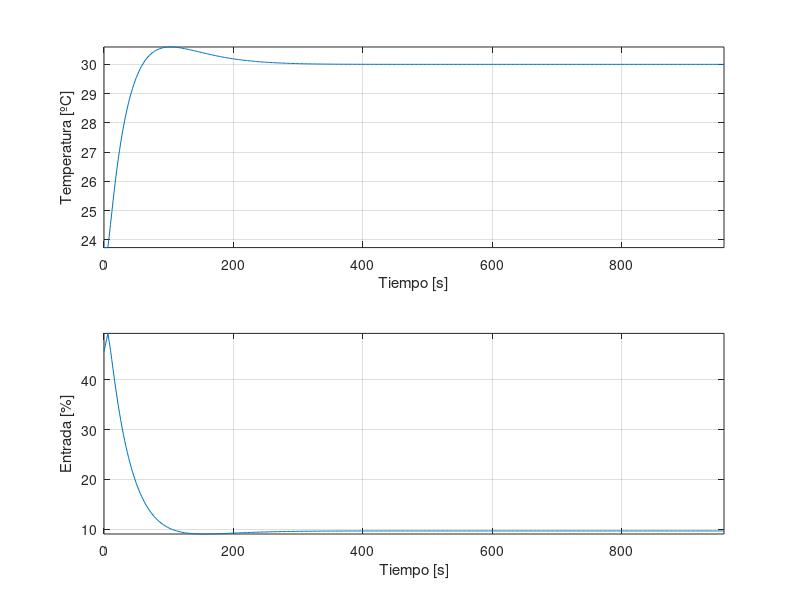

The MATLAB script that drew this image:

%
% El objetivo de este script es programar una simulción de un controlador
% PI para el sistema
% 

clear all
close all



%% Parámetros de el controlador
% considerar valores PI forward
Kp =7.3; 
Ti = 75;   
Ts = 2;


%% Consigna de temperatura ºC
setpoint = 30;

%% Inicializar variables
% Temperatura ambiente
tamb=23.74;

% líneas de error
errorabs=0.02;
errorsup=[];
errorinf=[];

yp = [];
ypreal = []; 
e = []; 
u = []; 


nIter = 480; 

time = [0:Ts:(nIter-1)*Ts]; % Tiempo

%% bucle de trabajo
for k = 1:1:nIter
    
% errorsup(k)= setpoint+(setpoint-tamb)*errorabs;
 %errorinf(k)= setpoint-(setpoint-tamb)*errorabs;

 % valores de simulación en retardo
  if k <= 4
      yp(k)=0;
      
  end
% valores de simulación postretardo
  if k > 4
      
     yp(k)=0.9868*yp(k-1) + 0.008557*u(k-4);

  end

  ypreal(k) = yp(k)+tamb ;

  % error de consigna

  e(k) = 30-ypreal(k) ;

   % Controlador PI forward discreto 
  if k >1
      u(k) = u(k-1)+ e(k-1)*(((Kp*Ts)/Ti)-Kp)+Kp*e(k) ;
     
  end
  % Controlador PI forward discreto en el momento inicial
  if k==1
      u(k)=Kp*e(k);
  end


end

%% Mostrar valores 
time=time;
subplot(2,1,1)
plot(time,ypreal)
hold on
%plot(time,errorinf)
hold on
%plot(time,errorsup)
hold on
xlabel('Tiempo [s]');
ylabel('Temperatura [ºC]')
grid on
axis tight
subplot(2,1,2)
plot(time,u)
xlabel('Tiempo [s]');
ylabel('Entrada [%]')
hold on
grid on
axis tight
%subplot(2,2,3)
%plot(time,yp)
%xlabel('Time [s]');
%ylabel('Incremento Temperature [ºC]')
%hold on
%grid on

save controlloop Kp Ti
